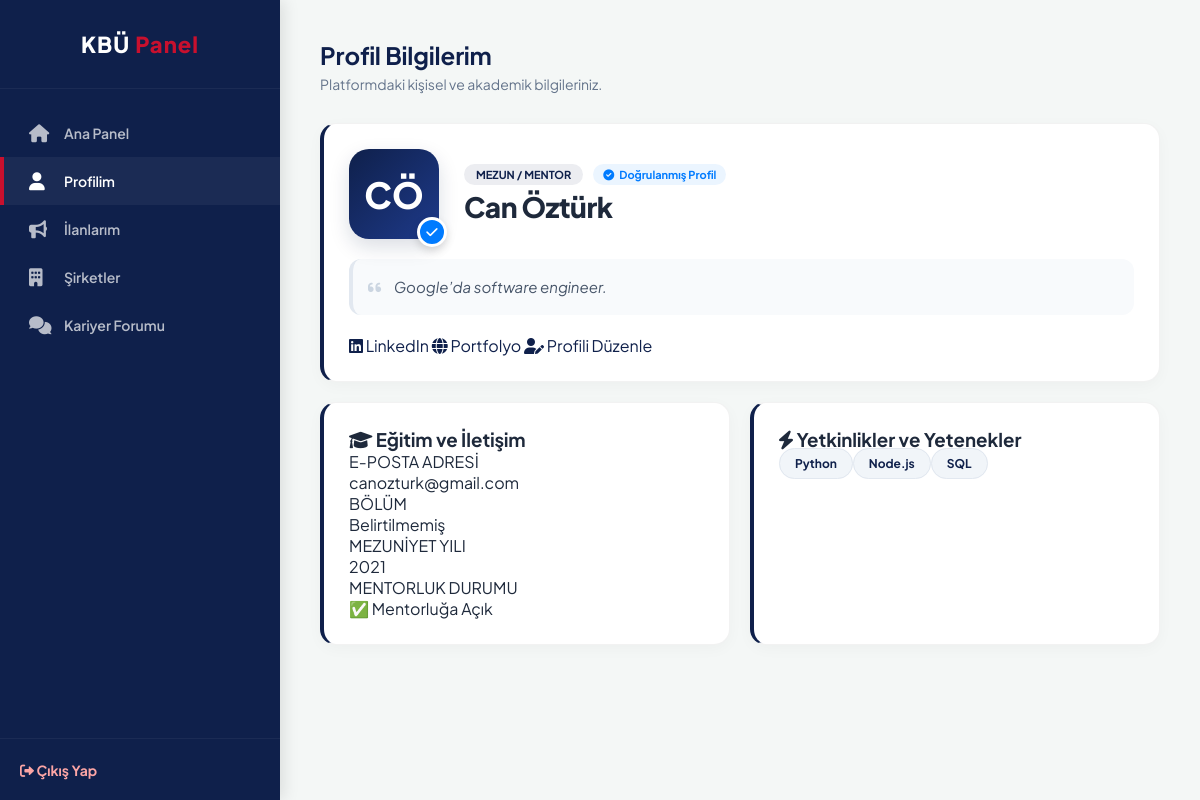
The page /kariyer_platformu/view_profile.php (signed in) on the database its author committed.
### tables this page shows
CREATE TABLE users (
    id INT PRIMARY KEY AUTO_INCREMENT,
    first_name VARCHAR(100) NOT NULL,
    last_name VARCHAR(100) NOT NULL,
    email VARCHAR(255) UNIQUE NOT NULL,
    password VARCHAR(255) NOT NULL,
    role ENUM('student', 'graduate', 'admin') NOT NULL,
    is_verified BOOLEAN DEFAULT FALSE,
    gender ENUM('male', 'female', 'other') NULL,
    created_at TIMESTAMP DEFAULT CURRENT_TIMESTAMP
);

CREATE TABLE profiles (
    user_id INT PRIMARY KEY,
    bio TEXT NULL,
    website_url VARCHAR(255) NULL,
    linkedin_url VARCHAR(255) NULL,
    FOREIGN KEY (user_id) REFERENCES users(id) ON DELETE CASCADE
);

CREATE TABLE graduates (
    user_id INT PRIMARY KEY,
    graduate_year INT NOT NULL,
    document_link TEXT NULL,
    is_open_to_mentorship BOOLEAN DEFAULT FALSE,
    FOREIGN KEY (user_id) REFERENCES users(id) ON DELETE CASCADE
);

### kariyer_platformu/view_profile.php (the view, shortened to what this page needs)
<?php
require_once 'includes/db.php';
$user_id = $_SESSION['user_id'];
$sql = "SELECT u.first_name, u.last_name, u.email, u.role, u.is_verified, p.bio, p.linkedin_url, p.website_url,
               s.student_number, s.department,
               g.graduate_year, g.is_open_to_mentorship,
               (SELECT GROUP_CONCAT(sk.skill_name SEPARATOR ', ')
                FROM user_skills us
                JOIN skills sk ON us.skill_id = sk.id
                WHERE us.user_id = u.id) AS yetenekler
        FROM users u
        LEFT JOIN profiles p ON u.id = p.user_id
        LEFT JOIN students s ON u.id = s.user_id
        LEFT JOIN graduates g ON u.id = g.user_id
        WHERE u.id = ?";
$stmt = $conn->prepare($sql);
$stmt->bind_param("i", $user_id);
$stmt->execute();
$user_data = $stmt->get_result()->fetch_assoc();
$f_name = trim($user_data['first_name'] ?? '');
$l_name = trim($user_data['last_name'] ?? '');
$initials = mb_substr($f_name, 0, 1, 'UTF-8') . mb_substr($l_name, 0, 1, 'UTF-8');
?>
<!DOCTYPE html>
<html lang="tr">
<head>
    <link rel="stylesheet" href="https://cdnjs.cloudflare.com/ajax/libs/font-awesome/6.0.0/css/all.min.css">
    <link rel="stylesheet" href="assets/css/main.css">
    <link rel="stylesheet" href="assets/css/app.css">
    <link rel="stylesheet" href="assets/css/view_profile.css">
</head>
<body>
    <div class="app-container">
        <?php include 'includes/sidebar.php'; ?>
        <main class="main-content">
            <div class="page-header">
                <h1 class="page-title">Profil Bilgilerim</h1>
                <p class="page-subtitle">Platformdaki kişisel ve akademik bilgileriniz.</p>
            </div>
            <div class="card-boxy">
                <div class="header-flex">
                    <div class="avatar-sq">
                        <?= mb_strtoupper($initials, 'UTF-8') ?>
                        <?php if($user_data['is_verified'] == 1): ?>
                            <div class="verified-badge" title="Doğrulanmış Hesap">
                                <i class="fa-solid fa-check"></i>
                            </div>
                        <?php endif; ?>
                    </div>
                    <div class="name-zone">
                        <div class="status-row">
                            <span class="role-badge">
                                <?= ($user_data['role'] == 'graduate') ? 'Mezun / Mentor' : 'Üniversite Öğrencisi' ?>
                            </span>
                            <?php if($user_data['is_verified'] == 1): ?>
                                <span class="verified-text">
                                    <i class="fa-solid fa-circle-check"></i> Doğrulanmış Profil
                                </span>
                            <?php endif; ?>
                        </div>
                        <h1 class="user-name">
                            <?= htmlspecialchars($user_data['first_name'] . ' ' . $user_data['last_name']) ?>
                        </h1>
                    </div>
                </div>
                <div class="user-bio">
                    <i class="fa-solid fa-quote-left" style="color: #cbd5e1; margin-right: 10px;"></i>
                    <?= !empty($user_data['bio']) ? htmlspecialchars($user_data['bio']) : 'Henüz bir biyografi eklenmemiş. Kendinizi tanıtmak için profili düzenleyin.' ?>
                </div>
                <div class="link-row">
                    <?php if (!empty($user_data['linkedin_url'])): ?>
                        <a href="<?= htmlspecialchars($user_data['linkedin_url']) ?>" target="_blank" class="btn-box ln">
                            <i class="fa-brands fa-linkedin"></i> LinkedIn
                        </a>
                    <?php endif; ?>
                    <?php if (!empty($user_data['website_url'])): ?>
                        <a href="<?= htmlspecialchars($user_data['website_url']) ?>" target="_blank" class="btn-box pt">
                            <i class="fa-solid fa-globe"></i> Portfolyo
                        </a>
                    <?php endif; ?>
                    <a href="profile.php" class="btn-box edit-btn-layout">
                        <i class="fa-solid fa-user-pen"></i> Profili Düzenle
                    </a>
                </div>
            </div>
            <div class="info-grid">
                <div class="card-boxy">
                    <h3 class="card-title"><i class="fa-solid fa-graduation-cap"></i> Eğitim ve İletişim</h3>
                    <div class="data-item">
                        <label>E-POSTA ADRESİ</label>
                        <p><?= htmlspecialchars($user_data['email']) ?></p>
                    </div>
                    <div class="data-item">
                        <label>BÖLÜM</label>
                        <p><?= htmlspecialchars($user_data['department'] ?? 'Belirtilmemiş') ?></p>
                    </div>
                    <?php if ($user_data['role'] == 'student'): ?>
                        <div class="data-item">
                            <label>ÖĞRENCİ NUMARASI</label>
                            <p><?= htmlspecialchars($user_data['student_number'] ?? '---') ?></p>
                        </div>
                    <?php elseif ($user_data['role'] == 'graduate'): ?>
                        <div class="data-item">
                            <label>MEZUNİYET YILI</label>
                            <p><?= htmlspecialchars($user_data['graduate_year'] ?? '---') ?></p>
                        </div>
                        <div class="data-item">
                            <label>MENTORLUK DURUMU</label>
                            <p><?= ($user_data['is_open_to_mentorship'] == 1) ? '✅ Mentorluğa Açık' : '❌ Kapalı' ?></p>
                        </div>
                    <?php endif; ?>
                </div>
                <div class="card-boxy">
                    <h3 class="card-title"><i class="fa-solid fa-bolt"></i> Yetkinlikler ve Yetenekler</h3>
                    <div class="skills-flex">
                        <?php
                        if (!empty($user_data['yetenekler'])) {
                            foreach (explode(', ', $user_data['yetenekler']) as $skill) {
                                echo "<span class='skill-pill'>" . htmlspecialchars($skill) . "</span>";
                            }
                        } else {
                            echo "<p class='empty-text'>Henüz bir yetenek eklemediniz.</p>";
                        }
                        ?>
                    </div>
                </div>
            </div>
        </main>
    </div>
</body>
</html>

### kariyer_platformu/assets/css/main.css (style rules this page uses)
:root { --kbu-lacivert: #0F204B; --kbu-kirmizi: #C8102E; --kbu-beyaz: #FFFFFF; --bg-light: #F4F7F6; --text-dark: #1E293B; --text-muted: #64748B; --card-shadow: 0 10px 30px rgba(15, 32, 75, 0.08); --font-main: 'Plus Jakarta Sans', sans-serif; --transition: all 0.3s ease; }
* { margin: 0; padding: 0; box-sizing: border-box; }
body { font-family: var(--font-main); background-color: var(--bg-light); color: var(--text-dark); min-height: 100vh; }
a { text-decoration: none; color: var(--kbu-lacivert); transition: var(--transition); }

### kariyer_platformu/assets/css/app.css (style rules this page uses)
.app-container { display: flex; min-height: 100vh; background-color: var(--bg-light); }
.main-content { flex: 1; margin-left: 280px; padding: 40px; }
.page-header { margin-bottom: 30px; }
.page-title { color: var(--kbu-lacivert); font-size: 24px; margin-bottom: 5px; }
.page-subtitle { color: var(--text-muted); font-size: 14px; }

### kariyer_platformu/assets/css/view_profile.css (style rules this page uses)
.card-boxy { background: white; border-radius: 16px; padding: 25px; margin-bottom: 20px; border: 1px solid rgba(0,0,0,0.05); border-left: 4px solid var(--kbu-lacivert); box-shadow: 0 4px 15px rgba(0,0,0,0.03); transition: all 0.3s ease; position: relative; }
.header-flex { display: flex; align-items: center; gap: 25px; margin-bottom: 15px; }
.avatar-sq { width: 90px; height: 90px; background: linear-gradient(135deg, var(--kbu-lacivert) 0%, #1e3a8a 100%); color: white; border-radius: 20px; display: flex; align-items: center; justify-content: center; font-size: 36px; font-weight: 800; position: relative; box-shadow: 0 8px 20px rgba(15, 32, 75, 0.15); }
.verified-badge { position: absolute; bottom: -8px; right: -8px; background: #007bff; color: white; width: 30px; height: 30px; border-radius: 50%; border: 3px solid white; display: flex; align-items: center; justify-content: center; font-size: 13px; box-shadow: 0 4px 8px rgba(0,0,0,0.15); z-index: 5; animation: badgePop 0.5s cubic-bezier(0.175, 0.885, 0.32, 1.275); }
.name-zone { display: flex; flex-direction: column; gap: 4px; }
.status-row { display: flex; align-items: center; gap: 10px; flex-wrap: wrap; }
.role-badge { background: rgba(15, 32, 75, 0.08); color: var(--kbu-lacivert); padding: 4px 12px; border-radius: 20px; font-size: 11px; font-weight: 700; text-transform: uppercase; }
.verified-text { color: #007bff; background: rgba(0, 123, 255, 0.08); padding: 4px 10px; border-radius: 20px; font-size: 11px; font-weight: 700; display: inline-flex; align-items: center; gap: 5px; }
.user-name { margin: 0; font-size: 28px; color: #1e293b; font-weight: 800; letter-spacing: -0.5px; }
.user-bio { color: #475569; font-style: italic; font-size: 15px; margin: 20px 0; line-height: 1.7; padding: 15px; background: #f8fafc; border-radius: 12px; border-left: 4px solid #e2e8f0; }
.info-grid { display: grid; grid-template-columns: 1fr 1fr; gap: 20px; }
.skill-pill { background: #f1f5f9; color: var(--kbu-lacivert); padding: 7px 15px; border-radius: 20px; font-size: 12px; font-weight: 700; border: 1px solid #e2e8f0; transition: all 0.2s; }

### rows shown on the page
users: mb_strtoupper($initials, 'UTF-8') "CÖ", first_name+last_name "Can Öztürk", profiles.bio "Google’da software engineer.", email "canozturk@gmail.com", graduates.graduate_year "2021"

### other values the page prints
$user_data['department'] "Belirtilmemiş"
$skill "Python"
$skill "Node.js"
$skill "SQL"
